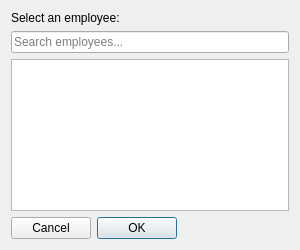
<?xml version="1.0" encoding="UTF-8"?>
<ui version="4.0">
 <class>EmployeeSelectDialog</class>
 <widget class="QDialog" name="EmployeeSelectDialog">
  <property name="geometry">
   <rect>
    <x>0</x>
    <y>0</y>
    <width>300</width>
    <height>250</height>
   </rect>
  </property>
  <property name="windowTitle">
   <string>Select Employee</string>
  </property>
  <layout class="QVBoxLayout" name="verticalLayout_3">
   <item>
    <layout class="QVBoxLayout" name="verticalLayout_2">
     <item>
      <layout class="QVBoxLayout" name="verticalLayout">
       <item>
        <widget class="QLabel" name="labelTitle">
         <property name="text">
          <string>Select an employee:</string>
         </property>
        </widget>
       </item>
       <item>
        <widget class="QLineEdit" name="searchBar">
         <property name="placeholderText">
          <string>Search employees...</string>
         </property>
        </widget>
       </item>
       <item>
        <widget class="QListWidget" name="employeeList"/>
       </item>
      </layout>
     </item>
     <item>
      <widget class="QDialogButtonBox" name="buttonBox">
       <property name="layoutDirection">
        <enum>Qt::RightToLeft</enum>
       </property>
       <property name="orientation">
        <enum>Qt::Horizontal</enum>
       </property>
       <property name="standardButtons">
        <set>QDialogButtonBox::Cancel|QDialogButtonBox::Ok</set>
       </property>
      </widget>
     </item>
    </layout>
   </item>
  </layout>
 </widget>
 <resources/>
 <connections>
  <connection>
   <sender>buttonBox</sender>
   <signal>accepted()</signal>
   <receiver>EmployeeSelectDialog</receiver>
   <slot>accept()</slot>
   <hints>
    <hint type="sourcelabel">
     <x>248</x>
     <y>254</y>
    </hint>
    <hint type="destinationlabel">
     <x>157</x>
     <y>274</y>
    </hint>
   </hints>
  </connection>
  <connection>
   <sender>buttonBox</sender>
   <signal>rejected()</signal>
   <receiver>EmployeeSelectDialog</receiver>
   <slot>reject()</slot>
   <hints>
    <hint type="sourcelabel">
     <x>316</x>
     <y>260</y>
    </hint>
    <hint type="destinationlabel">
     <x>286</x>
     <y>274</y>
    </hint>
   </hints>
  </connection>
 </connections>
</ui>
